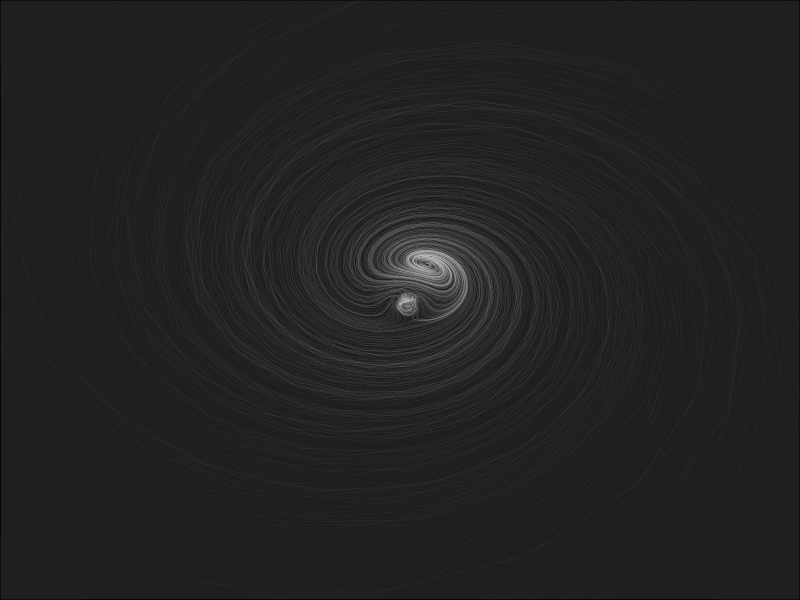

Recreate this plot in R.
rm(list=ls(all=TRUE))
u=0.918 #Parameter between 0 and 1
n=200 #Number of particles
m=40 #Number of iterations
ikeda=data.frame(it=1,x1=runif(n, min = -40, max = 40), y1=runif(n, min = -40, max = 40))
ikeda$x2=1+u*(ikeda$x1*cos(0.4-6/(1+ikeda$x1^2+ikeda$y1^2))-ikeda$y1*sin(0.4-6/(1+ikeda$x1^2+ikeda$y1^2)))
ikeda$y2=  u*(ikeda$x1*sin(0.4-6/(1+ikeda$x1^2+ikeda$y1^2))+ikeda$y1*cos(0.4-6/(1+ikeda$x1^2+ikeda$y1^2)))
for (k in 1:m)
{
  df=as.data.frame(cbind(rep(k+1,n),
                         ikeda[ikeda$it==k,]$x2,
                         ikeda[ikeda$it==k,]$y2,
                         1+u*(ikeda[ikeda$it==k,]$x2*cos(0.4-6/(1+ikeda[ikeda$it==k,]$x2^2+ikeda[ikeda$it==k,]$y2^2))-ikeda[ikeda$it==k,]$y2*sin(0.4-6/(1+ikeda[ikeda$it==k,]$x2^2+ikeda[ikeda$it==k,]$y2^2))),
                         u*(ikeda[ikeda$it==k,]$x2*sin(0.4-6/(1+ikeda[ikeda$it==k,]$x2^2+ikeda[ikeda$it==k,]$y2^2))+ikeda[ikeda$it==k,]$y2*cos(0.4-6/(1+ikeda[ikeda$it==k,]$x2^2+ikeda[ikeda$it==k,]$y2^2)))))
  names(df)=names(ikeda)
  ikeda=rbind(df, ikeda)
}
plot.new()
par(mai = rep(0, 4), bg = "gray12")
plot(c(0,0),type="n", xlim=c(-35, 35), ylim=c(-35,35))
apply(ikeda, 1, function(x) lines(x=c(x[2],x[4]), y=c(x[3],x[5]), 
col = paste("gray", as.character(min(round(jitter(x[1]*80/(m-1)+(20*m-100)/(m-1), amount=5)), 100)), sep = ""), 
lwd=0.1))
